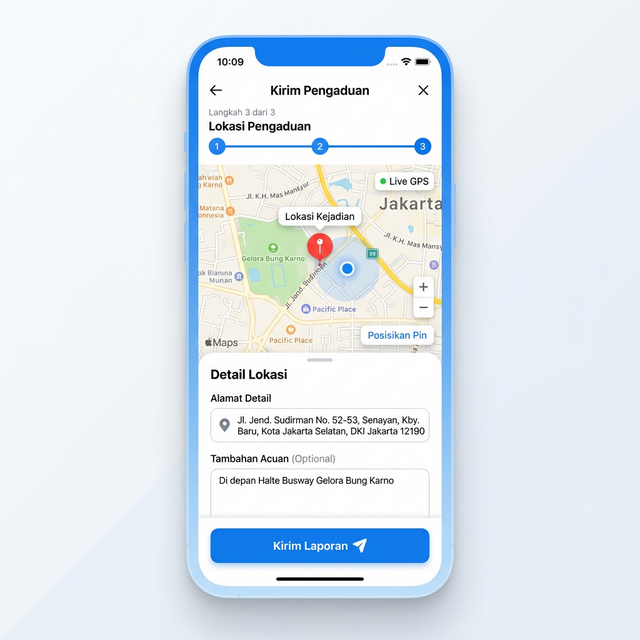
#> input picture docs/citizen_app_complaint_form_mockup_1772889557150.png, 640 x 640 px, found by its file name
$ python analyze_img2.py
#> lines starting #> are read from the running program, lines starting #| are printed output that depends on the picture
from PIL import Image

try:
    img = Image.open("/Users/admin/Documents/Works/rnd/Public Complaint App/docs/citizen_app_complaint_form_mockup_1772889557150.png")
#> img is the input picture: PIL image 640x640 RGB; mean R, G, B 223.5, 232.9, 240.8
    img = img.convert('RGB')
    img.thumbnail((100, 100))
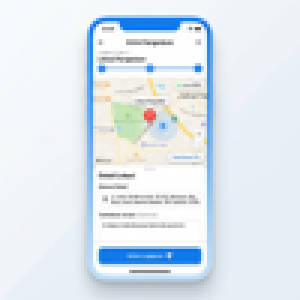
#> img: PIL image 100x100 RGB (shown 3 times larger); mean R, G, B 223.3, 232.8, 240.7
    q_img = img.quantize(colors=16)
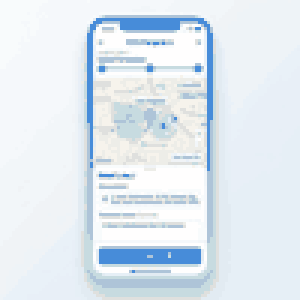
#> q_img: PIL image 100x100 P (shown 3 times larger); mean R, G, B 224.7, 233.9, 241.4
    palette = q_img.getpalette()
#> palette = 48 values, max 255 at index 0, min 71 at index 45, mean 230.5

    colors = q_img.getcolors(maxcolors=16)
#> colors = [(822, 0), (489, 1), (1165, 2), (276, 3), (759, 4), (506, 5), (783, 6), (376, 7), (702, 8), (1192, 9), (353, 10), (429, 11), (494, 12), (616, 13), (583, 14), (455, 15)]
    dominant = sorted(colors, reverse=True)
#> dominant = [(1192, 9), (1165, 2), (822, 0), (783, 6), (759, 4), (702, 8), (616, 13), (583, 14), (506, 5), (494, 12), (489, 1), (455, 15), (429, 11), (376, 7), (353, 10), (276, 3)]

    for count, pixel in dominant:
        r = palette[pixel*3]
        g = palette[pixel*3 + 1]
        b = palette[pixel*3 + 2]
        print(f"Color #{r:02x}{g:02x}{b:02x} ({count} pixels)")
#> this loop made 16 passes
#> (count, pixel, r, g, b) on passes 1 to 12: (1192, 9, 230, 239, 246), (1165, 2, 245, 248, 251), (822, 0, 255, 254, 254), (783, 6, 238, 243, 247), (759, 4, 242, 246, 249), (702, 8, 232, 239, 247), (616, 13, 199, 219, 224), (583, 14, 174, 196, 216), (506, 5, 240, 243, 246), (494, 12, 223, 224, 222), (489, 1, 248, 251, 252), (455, 15, 71, 140, 217)
#| Color #e6eff6 (1192 pixels)
#| Color #f5f8fb (1165 pixels)
#| Color #fffefe (822 pixels)
#| Color #eef3f7 (783 pixels)
#| Color #f2f6f9 (759 pixels)
#| Color #e8eff7 (702 pixels)
#| Color #c7dbe0 (616 pixels)
#| Color #aec4d8 (583 pixels)
#> (further printed lines are left out)

except Exception as e:
    print(e)
